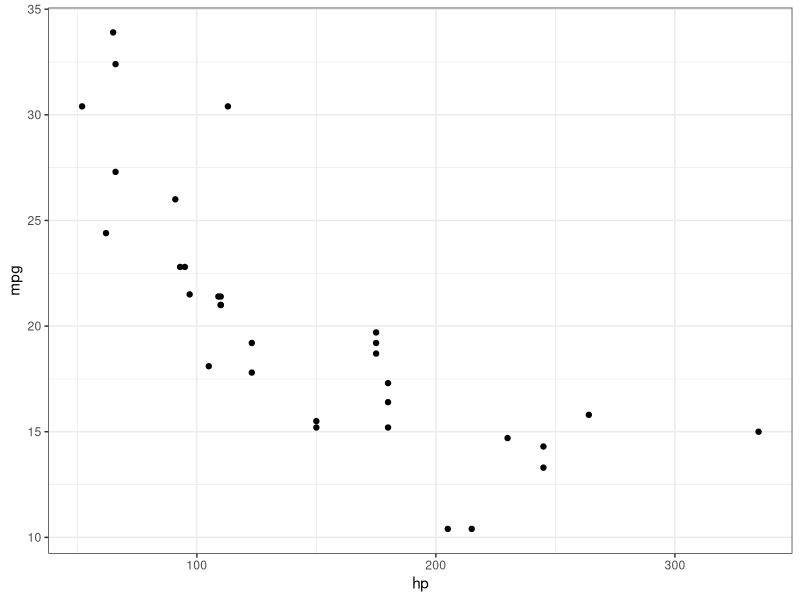
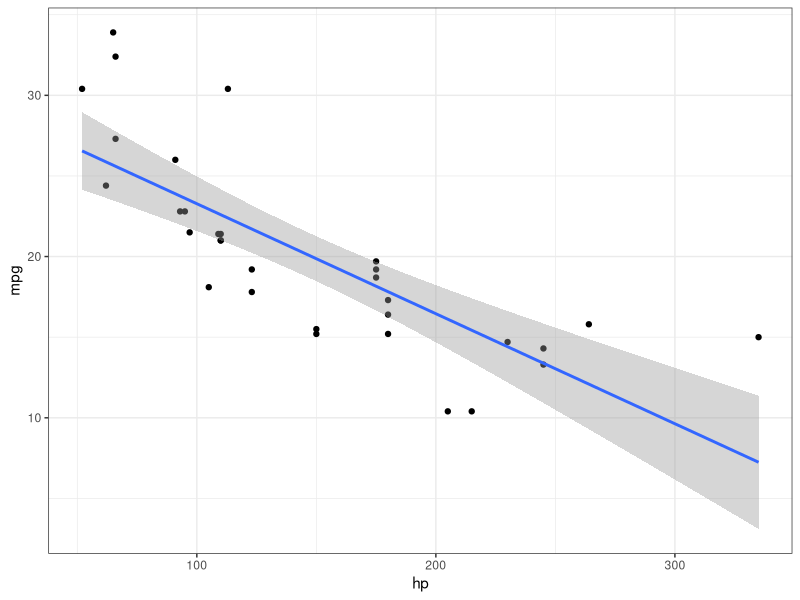
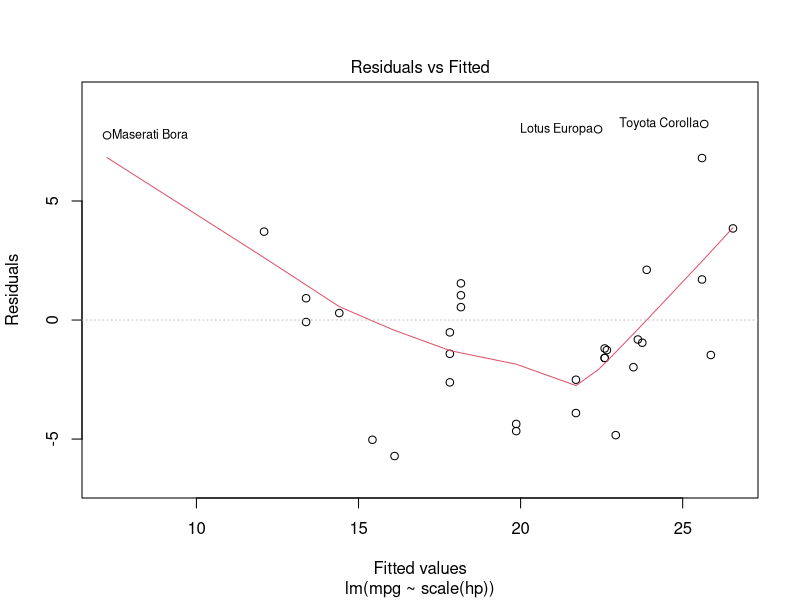
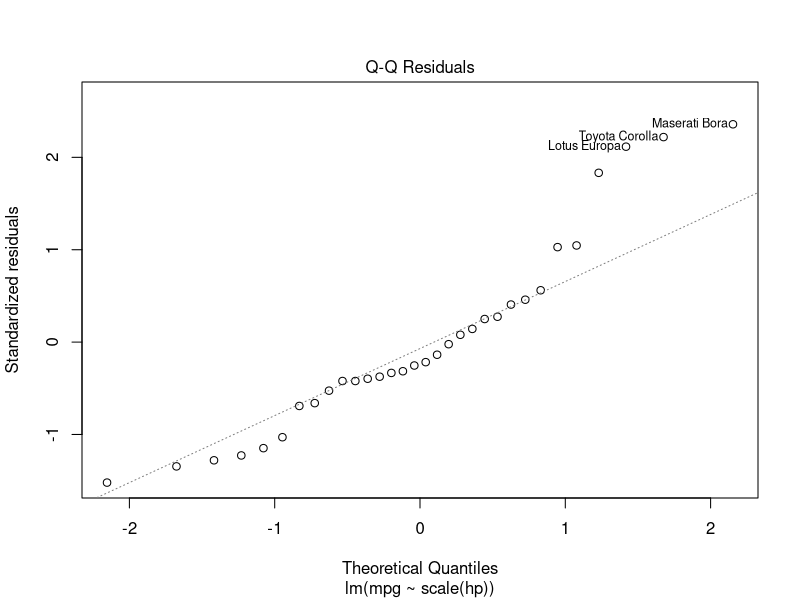
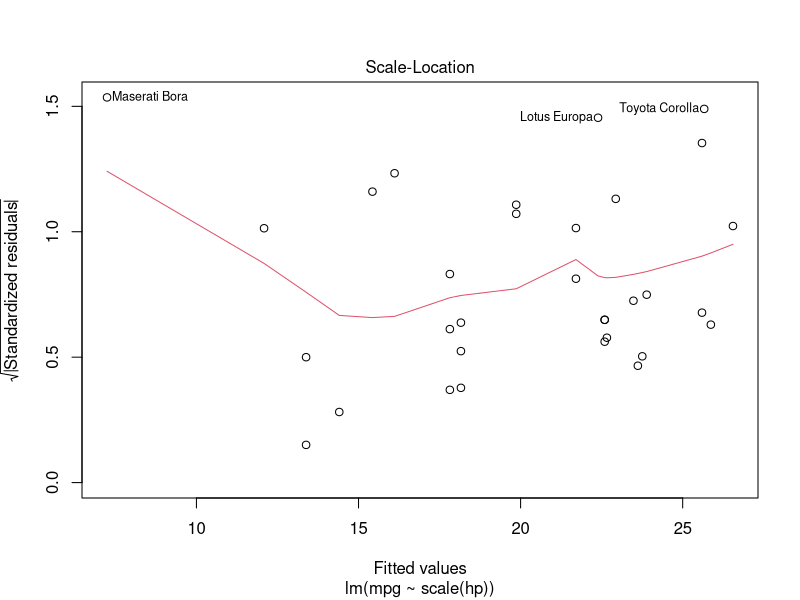
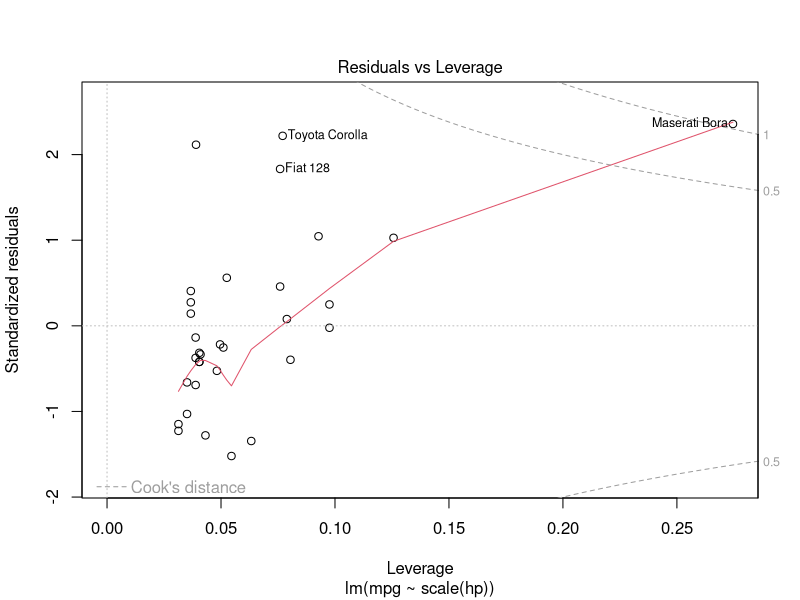
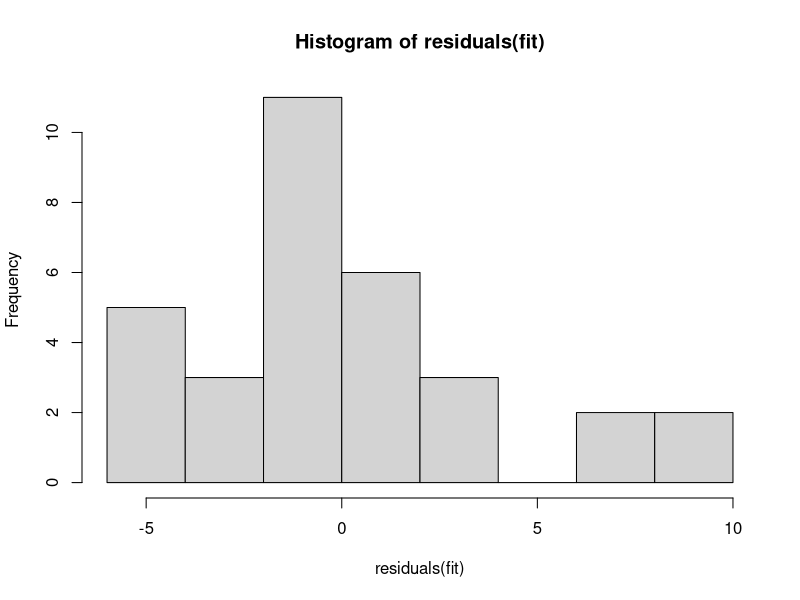
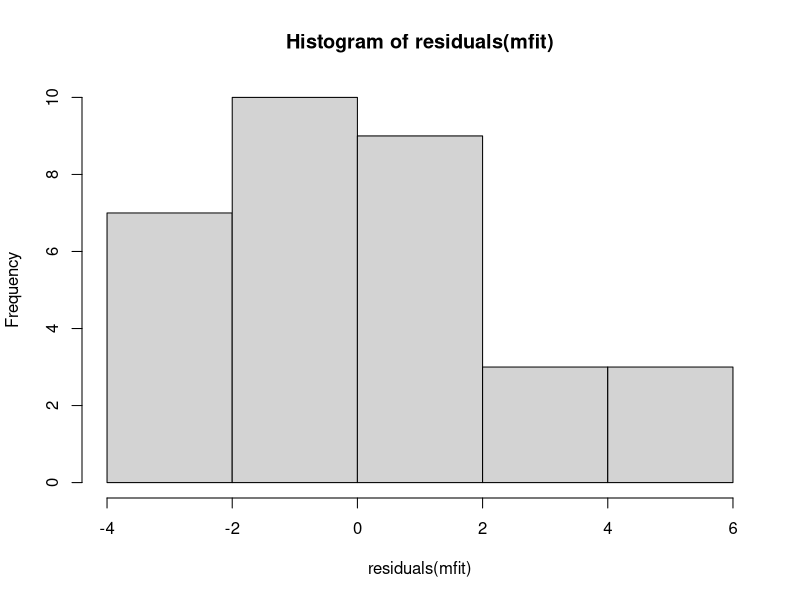

Write R code to recreate these figures, in order.
################################################################################
### Tommaso Viola 10/2022 
### Transport Research Methods
### Workshop on regression in R

#' R is a very powerful tool to run linear models. It provides several utilities
#' to run the model, check the diagnostics, plot the predicted values and obtain
#' the required parameters.
#' 
#' The present tutorial will be mostly based on the mtcars dataset for consistency
#' with previous exercises with R.

#' Let's run this to replace the default theme in plotting:
require(ggplot2)
theme_set(theme_bw())
#' You can add additional options to have them applied to each plot forward.

#' Let's start with our dataset.
#' We might be interested in investigating whether the power of the car influences
#' the fuel economy. This might affect our purchase decision!
#' We therefore have two continuous variables, a perfect scenario for a linear
#' model.
#' 
#' More specifically we have:
#' - Dependent variable: mpg (fuel consumption) [Y]
#' - Independent / explanatory variable: hp     [X]
#' 
#' To concisely remind ourselves, in a linear regression model, we attempt to do 
#' a few things:
#' - describe the relationship between two variables
#' - explain the variance in the outcome variable with the variance in the 
#'   explanatory variable
#' - infer whether the relationship is statistically significant
#' - make predictions in other scenarios
#'
#' R gives us the tool to do everything very easily.
#' 
#' Very briefly, most linear models in R are fitted using a Least Squares method.
#' R finds the best coefficients defining the regression line by minimising the
#' squared errors (the distance between the line and the actual data points).
#' Alternative approaches such as maximum likelihood can be used, and are as easy
#' to implement in R. In case of need I recommend to do some research online!

### First fit ##################################################################
#' In R a regression model is fitted by the function lm()
#' In the function we usually need to specify two main arguments:
#' - Formula: a recurrent expression used in R to describe the relationship 
#'   between variables. The general expression takes the following form:
#'   (Predicted variable) ~ (Predictors)
#' - Data: you should specify the dataset to direct R to the right place!

#' To see this in practice, let's first have a look at our variables in a plot,
#' which is always good practice. Remember, we won't find anything in our analyses
#' unless the data is telling us so!
ggplot(data = mtcars, aes(x = hp, y = mpg)) + geom_point()

#' The plot definitely shows a negative relationship between the variables so that
#' with higher power, there is less fuel economy, as we would expect.
#' Let's model this.
fit = lm(data = mtcars, mpg ~ hp)

#' What we do here is specify the simple linear model. On the right, you can see
#' how the formula is written. Here mpg is predicted by (~) hp.

#' Now that R has fitted the model for us, how do we investigate it? Note too that
#' we had to name the model (fit).
summary(fit)

#' We see a few things:
#' - Residuals: information on the residuals, as the differences between the data
#'   and the predicted values of the model.
#' - Coefficients: the coefficients of the regression line, more on this in a second.
#' - Model fit indexes: standard error of the residuals, R squared and the results
#'   of an F test against an intercept-only model (with no predictors)

#' The most important things for us now are the coefficients, let's have a look 
#' at them.
#' The intercept represents the mean value of mpg when hp is equal to zero.
#' Does it make sense though? Can we have cars with 0 horse-power?
#' In order to obtain a more meaningful interpretation of the intercept, and 
#' a good practice in general, we should standardise (centre) our dependent 
#' variable. We can use the function scale().
#' The scaled predictor will now have a mean = 0 (and sd = 1), and the interpretation 
#' of the model coefficient will make more sense.
#' Try to run the following model and inspect the summary:
fit = lm(data = mtcars, mpg ~ scale(hp))

#' Does the intercept correspond to the mean(mtcars$hp)?

#' Now let's have a look at the second coefficient. In addition to summary, you
#' can use:
coef(fit)

#' The coefficient for hp corresponds to the slope of the regression line and 
#' can be seen as an effect size, since it indicates the "strength" of the
#' relationship. More specifically it can be interpreted as: the change in the
#' dependent variable for a unit-increase of the independent variable. 
#' In other words, it tells us how heavily the fuel economy is affected by hp.
#' If we want to visualise this effect we can easily plot a regression line in
#' our previous ggplot:
ggplot(data = mtcars, aes(x = hp, y = mpg)) +
  geom_point() +
  geom_smooth(method = "lm")

### Evaluation #################################################################
#' Now that we described the relationship, and we have an overall idea of what
#' the line looks like, we may ask ourselves if this relationship is statistically
#' significant. To do that we need to check the additional information provided
#' for the coefficients. (run summary() again)
#' - Standard error of the model coefficients
#' - t-value: t-statistic to check whether the coefficient is different from 0 
#' - p-value: corresponding p-value for the t-test on the coefficient.
#' 
#' The easiest and most straightforward way of evaluating significance of a 
#' predictor is checking the p-value. If below your alpha level (.05, usually),
#' you can infer that the null hypothesis (the coefficient is 0) can be rejected.
#' 
#' If we reject the null, we can infer that the effect size of the relationship
#' between the variables is NOT 0 and therefore that hp has an effect on mpg.
#' 
#' Another aspect to consider is the R squared. This index of model fit tells us
#' the amount of variance explained by the model. It corresponds to the squared 
#' correlation coefficient, and can be take any number between 0 to 1. Higher 
#' values are preferred. This index can be used to compare different models.
#' 
#' Finally we could have a look at the F-test which compared our model with one
#' without predictors. If significant, we can infer our model explained more 
#' variance than the baseline model and therefore our predictor has an effect 
#' on our dependent variable. 


#' ### Little exercice ########################
#' - Fit another model (fit2) that has no predictors (google how to, if needed)
#' - Run an F-test using the anova("fit1", "fit2") function 
#' - Compare the F-statistics to our original summary

### Diagnostics ########################
#' As you should know by now, regression models have a few assumptions that can 
#' be easily investigated in R. 
#' The most straightforward way is to make some plots:
#par(mfrow = c(2, 2)) # this will allow 4 plots at the same time, run if you want to
plot(fit)
#' Here we see:
#' - Residuals vs fitted: linear relationship assumption, good if a straight line
#' - Q-Q: whether residuals are normally distributed
#' - Scale-location: homoscedasticity, homogeneity of variance of the residuals
#' - Residuals vs leverage: identification of influential cases
#' 
#' After checking the assumptions, do you think the model is appropriate?

#' A more relaxed alternative of model diagnostic is checking only the normality
#' of the residuals:
hist(residuals(fit))

### Prediction #################################################################
#' Another reason for fitting a linear regression model is to make predictions.
#' In fact we can use the coefficients we just extracted to write an equation 
#' and apply it to scenarios we might be interested to.
#' Let's refit the model using the non-normalised variable (to keep the units
#' physically meaningful):
fit = lm(data = mtcars, mpg ~ hp)

#' Let's create a little function to make a simple prediction:
pred.ict = function(x, model) {
  # Take the coefficients
  inter.cept = as.numeric(coef(model)[1])
  slop.e = as.numeric(coef(model)[2])
  # Build the equation
  predict.equation = inter.cept + (slop.e*x)
  
  return(predict.equation)
  
}

#' Thankfully there is a built-in tool in R that does the job for us. We just 
#' need to specify the model and the value for our independent variable:
predict(fit, data.frame(hp = 150))

#' We can also check whether our function predicts the same value as the R 
#' function. Try to evaluate pred.ict and predict with the same X value and 
#' compare the predictions.

### Multiple Regression ########################################################
#' Up until now we only looked at simple models with only one predictor. What if
#' we wanted to consider an additional (or more) predictors?
#' Our previous model tested the effect of power on fuel economy. We might believe
#' that weight of the car could have an effect too. 
#' Can we build a model with both predictors?
#' Introducing multiple regression!
#' 
#' In R multiple regression is just an extension of the models we saw so far.
#' Defining the model takes the same exact form as before, but we add (+) a
#' predictor:
mfit = lm(data = mtcars, mpg ~ hp + wt)

#' Here we added to our formula the predictor "wt" using the "+" operator. There
#' are other potential operators that can be used for other purposes (e.g.
#' interactions), but that will be for another day!

#' If we inspect the model, we will see a familiar output:
summary(mfit)

#' The interpretation is slightly different than before: 
#' - The intercept is still the mean mpg when the hp and wt are equal to 0
#' - Each estimate for the slopes (say hp) is the measures of change of mpg for 
#'   a unit increase of hp holding wt constant (vice-versa for wt)
#'   
#' As before, we have the issue of interpreting the intercept as having hp and 
#' wt equal to 0 is not meaningful. To solve it we can scale the explanatory
#' variables. 

#' ### Little exercice ########################
#' Refit the model with normalised predictors and summarise it. Then compare the
#' intercept to the mean value of mpg.

#' Another perk of normalising the predictors is the possibility of comparing 
#' effect sizes. If we didn't, hp and wt would have different scales and the 
#' relative effects could not be compared!
#' After the normalisation it is possible to check which of the predictors has
#' a stronger relative effect on our fuel consumption variable. 

#' Can you tell which of the predictors has a stronger effect?

#' ### Little exercice ########################
#' Now that we fitted a fancier model, we expect it to be better than our simpler
#' one used before. Can we compare the two?
#' Remember the indexes of model fit we mentioned earlier!
#' - Refit the two models
#' - Compare them using the R2 index
#' - Pick the one you think is better. 

#' It is important to add however that R2 is not the most ideal way of comparing 
#' models. In fact it always increases for any additional predictor added to the 
#' model. We can hence cause overfitting. 
#' A potential alternative you might consider in the future is the AIC index, 
#' which includes a penalty for the number of predictors. Lower values are better.

#' When it comes to diagnostics, it works the same way as simple univariate 
#' regression.
#' Here I will just look at the distribution of the residuals:
hist(residuals(mfit))
#' As before, the residuals are reasonably well distributed but the model might
#' require some attention. Let's keep it as it is for today. 
#' (we can discuss what to do in these cases later)

#' What if we wanted to do some predictions? As before we just need to specify
#' the values for the predictor variables:
predict(mfit, data.frame(hp = 60, wt = 3))

### Final exercise #############################################################
#' You should have everything you need to build a model from scratch. 
#' This time however, we are interested in modelling the 1/4 mile time with hp 
#' as a predictor.
#' - Build your first linear model on qsec and hp, summarise it and plot it
#' - We have other variables that might be interesting for qsec. Pick two 
#'   additional variables and add them to the model (call it in a different way)
#' - Check the model and make sure you did the preliminary operations for correct
#'   interpretation.
#' - Compare your two models.
#' - Bonus: compare the AIC values (function is AIC()).

